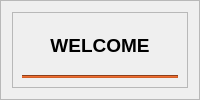
                  <widget class="QFrame" name="frame_30">
                   <property name="sizePolicy">
                    <sizepolicy hsizetype="Preferred" vsizetype="Maximum">
                     <horstretch>0</horstretch>
                     <verstretch>0</verstretch>
                    </sizepolicy>
                   </property>
                   <property name="frameShape">
                    <enum>QFrame::StyledPanel</enum>
                   </property>
                   <property name="frameShadow">
                    <enum>QFrame::Raised</enum>
                   </property>
                   <layout class="QHBoxLayout" name="horizontalLayout_18">
                    <item>
                     <widget class="QFrame" name="frame_51">
                      <property name="styleSheet">
                       <string notr="true"/>
                      </property>
                      <property name="frameShape">
                       <enum>QFrame::StyledPanel</enum>
                      </property>
                      <property name="frameShadow">
                       <enum>QFrame::Raised</enum>
                      </property>
                      <layout class="QVBoxLayout" name="verticalLayout_60">
                       <item>
                        <widget class="QLabel" name="label_35">
                         <property name="sizePolicy">
                          <sizepolicy hsizetype="Minimum" vsizetype="Preferred">
                           <horstretch>0</horstretch>
                           <verstretch>0</verstretch>
                          </sizepolicy>
                         </property>
                         <property name="styleSheet">
                          <string notr="true"/>
                         </property>
                         <property name="text">
                          <string>&lt;html&gt;&lt;head/&gt;&lt;body&gt;&lt;p align=&quot;center&quot;&gt;&lt;span style=&quot; font-size:14pt; font-weight:600;&quot;&gt;WELCOME&lt;/span&gt;&lt;/p&gt;&lt;/body&gt;&lt;/html&gt;</string>
                         </property>
                        </widget>
                       </item>
                       <item>
                        <widget class="Line" name="line_14">
                         <property name="styleSheet">
                          <string notr="true">
background-color: rgb(210, 96, 42);</string>
                         </property>
                         <property name="orientation">
                          <enum>Qt::Horizontal</enum>
                         </property>
                        </widget>
                       </item>
                      </layout>
                     </widget>
                    </item>
                   </layout>
                  </widget>
